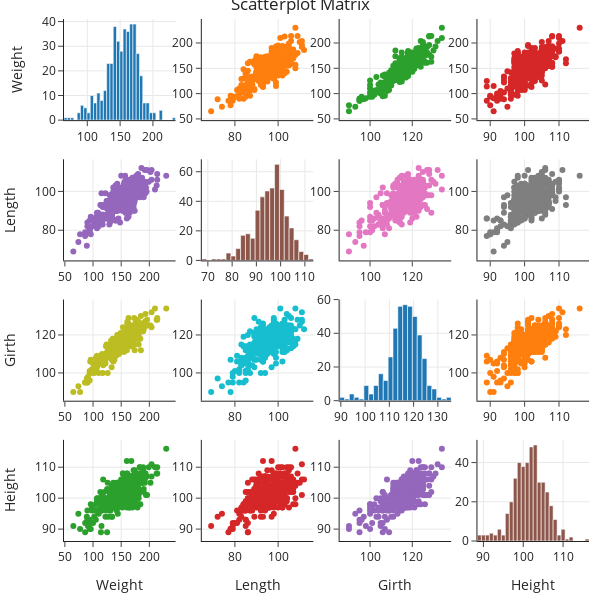

Here is the notebook cell this chart was saved with:
### Code cell
import plotly.figure_factory as ff

fig = ff.create_scatterplotmatrix(train_num,
                                  diag='histogram', 
                                  height=600, width=600)
fig

### Figure 1 — Plotly figure (JSON) as saved in the notebook; plotly's stock layout.template omitted (floating-point values rounded to 4 significant figures; data arrays with more than 128 entries replaced by an {"elided": "..."} marker saying what was removed)
{"data": [{"showlegend": false, "type": "histogram", "x": {"elided": "433 int values"}, "xaxis": "x", "yaxis": "y"}, {"marker": {"size": 6}, "mode": "markers", "showlegend": false, "type": "scatter", "x": {"elided": "433 int values"}, "xaxis": "x2", "y": {"elided": "433 int values"}, "yaxis": "y2"}, {"marker": {"size": 6}, "mode": "markers", "showlegend": false, "type": "scatter", "x": {"elided": "433 int values"}, "xaxis": "x3", "y": {"elided": "433 int values"}, "yaxis": "y3"}, {"marker": {"size": 6}, "mode": "markers", "showlegend": false, "type": "scatter", "x": {"elided": "433 int values"}, "xaxis": "x4", "y": {"elided": "433 int values"}, "yaxis": "y4"}, {"marker": {"size": 6}, "mode": "markers", "showlegend": false, "type": "scatter", "x": {"elided": "433 int values"}, "xaxis": "x5", "y": {"elided": "433 int values"}, "yaxis": "y5"}, {"showlegend": false, "type": "histogram", "x": {"elided": "433 int values"}, "xaxis": "x6", "yaxis": "y6"}, {"marker": {"size": 6}, "mode": "markers", "showlegend": false, "type": "scatter", "x": {"elided": "433 int values"}, "xaxis": "x7", "y": {"elided": "433 int values"}, "yaxis": "y7"}, {"marker": {"size": 6}, "mode": "markers", "showlegend": false, "type": "scatter", "x": {"elided": "433 int values"}, "xaxis": "x8", "y": {"elided": "433 int values"}, "yaxis": "y8"}, {"marker": {"size": 6}, "mode": "markers", "showlegend": false, "type": "scatter", "x": {"elided": "433 int values"}, "xaxis": "x9", "y": {"elided": "433 int values"}, "yaxis": "y9"}, {"marker": {"size": 6}, "mode": "markers", "showlegend": false, "type": "scatter", "x": {"elided": "433 int values"}, "xaxis": "x10", "y": {"elided": "433 int values"}, "yaxis": "y10"}, {"showlegend": false, "type": "histogram", "x": {"elided": "433 int values"}, "xaxis": "x11", "yaxis": "y11"}, {"marker": {"size": 6}, "mode": "markers", "showlegend": false, "type": "scatter", "x": {"elided": "433 int values"}, "xaxis": "x12", "y": {"elided": "433 int values"}, "yaxis": "y12"}, {"marker": {"size": 6}, "mode": "markers", "showlegend": false, "type": "scatter", "x": {"elided": "433 int values"}, "xaxis": "x13", "y": {"elided": "433 int values"}, "yaxis": "y13"}, {"marker": {"size": 6}, "mode": "markers", "showlegend": false, "type": "scatter", "x": {"elided": "433 int values"}, "xaxis": "x14", "y": {"elided": "433 int values"}, "yaxis": "y14"}, {"marker": {"size": 6}, "mode": "markers", "showlegend": false, "type": "scatter", "x": {"elided": "433 int values"}, "xaxis": "x15", "y": {"elided": "433 int values"}, "yaxis": "y15"}, {"showlegend": false, "type": "histogram", "x": {"elided": "433 int values"}, "xaxis": "x16", "yaxis": "y16"}], "layout": {"height": 600, "showlegend": true, "title": {"text": "Scatterplot Matrix"}, "width": 600, "xaxis": {"anchor": "y", "autorange": true, "domain": [0, 0.2125], "range": [64.5, 234.5], "type": "linear"}, "xaxis10": {"anchor": "y10", "autorange": true, "domain": [0.2625, 0.475], "range": [64.68, 116.3], "type": "linear"}, "xaxis11": {"anchor": "y11", "autorange": true, "domain": [0.525, 0.7375], "range": [89.5, 135.5], "type": "linear"}, "xaxis12": {"anchor": "y12", "autorange": true, "domain": [0.7875, 1], "range": [86.29, 118.7], "type": "linear"}, "xaxis13": {"anchor": "y13", "autorange": true, "domain": [0, 0.2125], "range": [48.42, 246.6], "title": {"text": "Weight"}, "type": "linear"}, "xaxis14": {"anchor": "y14", "autorange": true, "domain": [0.2625, 0.475], "range": [64.68, 116.3], "title": {"text": "Length"}, "type": "linear"}, "xaxis15": {"anchor": "y15", "autorange": true, "domain": [0.525, 0.7375], "range": [85.58, 138.4], "title": {"text": "Girth"}, "type": "linear"}, "xaxis16": {"anchor": "y16", "autorange": true, "domain": [0.7875, 1], "range": [88.5, 116.5], "title": {"text": "Height"}, "type": "linear"}, "xaxis2": {"anchor": "y2", "autorange": true, "domain": [0.2625, 0.475], "range": [64.68, 116.3], "type": "linear"}, "xaxis3": {"anchor": "y3", "autorange": true, "domain": [0.525, 0.7375], "range": [85.58, 138.4], "type": "linear"}, "xaxis4": {"anchor": "y4", "autorange": true, "domain": [0.7875, 1], "range": [86.29, 118.7], "type": "linear"}, "xaxis5": {"anchor": "y5", "autorange": true, "domain": [0, 0.2125], "range": [48.42, 246.6], "type": "linear"}, "xaxis6": {"anchor": "y6", "autorange": true, "domain": [0.2625, 0.475], "range": [67.5, 113.5], "type": "linear"}, "xaxis7": {"anchor": "y7", "autorange": true, "domain": [0.525, 0.7375], "range": [85.58, 138.4], "type": "linear"}, "xaxis8": {"anchor": "y8", "autorange": true, "domain": [0.7875, 1], "range": [86.29, 118.7], "type": "linear"}, "xaxis9": {"anchor": "y9", "autorange": true, "domain": [0, 0.2125], "range": [48.42, 246.6], "type": "linear"}, "yaxis": {"anchor": "x", "autorange": true, "domain": [0.8063, 1], "range": [0, 41.05], "title": {"text": "Weight"}}, "yaxis10": {"anchor": "x10", "autorange": true, "domain": [0.2687, 0.4625], "range": [85.36, 138.6], "type": "linear"}, "yaxis11": {"anchor": "x11", "autorange": true, "domain": [0.2687, 0.4625], "range": [0, 60]}, "yaxis12": {"anchor": "x12", "autorange": true, "domain": [0.2687, 0.4625], "range": [85.36, 138.6], "type": "linear"}, "yaxis13": {"anchor": "x13", "autorange": true, "domain": [0, 0.1938], "range": [86.15, 118.8], "title": {"text": "Height"}, "type": "linear"}, "yaxis14": {"anchor": "x14", "autorange": true, "domain": [0, 0.1938], "range": [86.15, 118.8], "type": "linear"}, "yaxis15": {"anchor": "x15", "autorange": true, "domain": [0, 0.1938], "range": [86.15, 118.8], "type": "linear"}, "yaxis16": {"anchor": "x16", "autorange": true, "domain": [0, 0.1938], "range": [0, 51.58]}, "yaxis2": {"anchor": "x2", "autorange": true, "domain": [0.8063, 1], "range": [47.6, 247.4], "type": "linear"}, "yaxis3": {"anchor": "x3", "autorange": true, "domain": [0.8063, 1], "range": [47.6, 247.4], "type": "linear"}, "yaxis4": {"anchor": "x4", "autorange": true, "domain": [0.8063, 1], "range": [47.6, 247.4], "type": "linear"}, "yaxis5": {"anchor": "x5", "autorange": true, "domain": [0.5375, 0.7312], "range": [64.47, 116.5], "title": {"text": "Length"}, "type": "linear"}, "yaxis6": {"anchor": "x6", "autorange": true, "domain": [0.5375, 0.7312], "range": [0, 68.42]}, "yaxis7": {"anchor": "x7", "autorange": true, "domain": [0.5375, 0.7312], "range": [64.47, 116.5], "type": "linear"}, "yaxis8": {"anchor": "x8", "autorange": true, "domain": [0.5375, 0.7312], "range": [64.47, 116.5], "type": "linear"}, "yaxis9": {"anchor": "x9", "autorange": true, "domain": [0.2687, 0.4625], "range": [85.36, 138.6], "title": {"text": "Girth"}, "type": "linear"}}}
